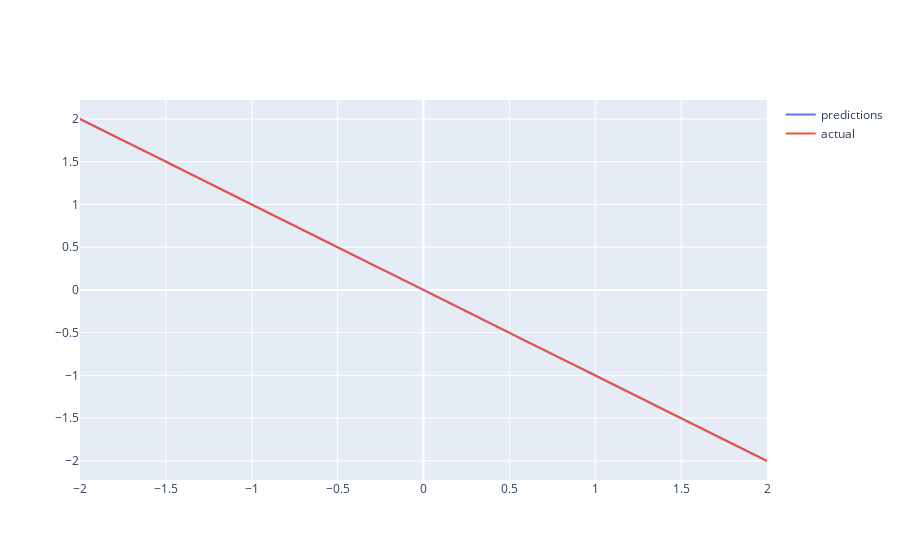

The cell this chart's notebook holds for it:
### Code cell
fig = go.Figure()
fig.add_trace(go.Scatter(x=x.squeeze(), y=predictions.squeeze(), name='predictions'))
fig.add_trace(go.Scatter(x=x.squeeze(), y=y.squeeze(), name='actual'))
fig.show()

### Figure 1 — Plotly figure (JSON) as saved in the notebook; plotly's stock layout.template omitted (floating-point values rounded to 4 significant figures; data arrays with more than 128 entries replaced by an {"elided": "..."} marker saying what was removed)
{"data": [{"name": "predictions", "type": "scatter", "x": {"elided": "1000 float values"}, "y": {"elided": "1000 float values"}}, {"name": "actual", "type": "scatter", "x": {"elided": "1000 float values"}, "y": {"elided": "1000 float values"}}], "layout": {}}
